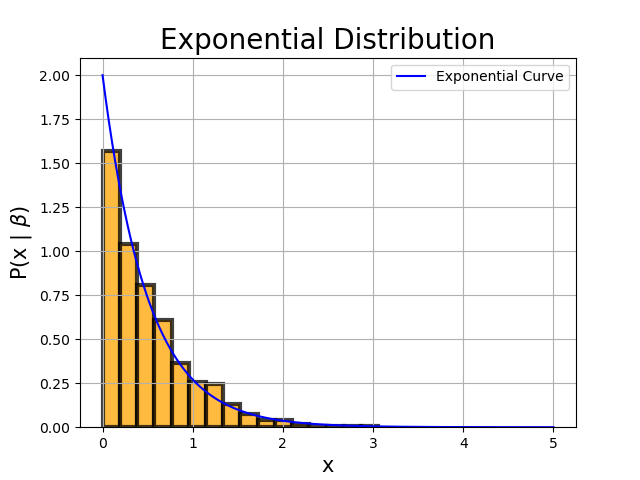

The script that drew this image:
#! /usr/bin/env python

#Creates Plot of Data

#import packages
import sys
import math
import numpy as np
import matplotlib.pyplot as plt

# import our Random class from python/Random.py file
sys.path.append(".")
import Random as rng

# main function
if __name__ == "__main__":
   
    haveInput = False

    for i in range(1,len(sys.argv)):
        if sys.argv[i] == '-h' or sys.argv[i] == '--help':
            continue

        InputFile = sys.argv[i]
        haveInput = True
    
    if '-h' in sys.argv or '--help' in sys.argv or not haveInput:
        print ("Usage: %s [options] [input file]" % sys.argv[0])
        print ("  options:")
        print ("   --help(-h)          print options")
        print ("   -Beta [float number]  Shape Parameter of the Exponential Distribution. Inverse of the rate parameter.")
        print
        sys.exit(1)
    
    Beta = 1.0
    
    if '-Beta' in sys.argv:
        p = sys.argv.index('-Beta')
        ptemp = float(sys.argv[p+1])
        Beta = ptemp
    
    data = [] # will turn 2D array into 1D array
    
    Nmeas = 1 #Will redefine later. 
    Nexp = 0 #will count 1 by 1. Each new line in data file is a new experiment.
    
    #Count total number of measurements and experiments
    with open(InputFile) as ifile:
        for line in ifile: #Each line is a new experiment. 
            lineVals = line.split() #Each experiment.
            Nmeas = len(lineVals) #Each experiment has Nmeas measurements.
            
            for v in lineVals: #each measurement in an experiment.
               val = float(v) 
               data.append(val) #each measurement in the 2D array gets fed into a 1D array.

            Nexp += 1 

    #Calculate total amount of measurements throughout all experiments
    Ntot = Nmeas * Nexp
   
    #Print out data to see if working correctly
    #print(data) 
    
#Create graph of data
    data = np.asarray(data)
    
    n, bins, patches = plt.hist(data, 16, edgecolor = 'black', linewidth = 3, density = True, facecolor = 'orange', alpha=0.75)
    
#Plot actual curve
    x = np.linspace(0, 5, 1000)
    y = []
    
    def f(x):
        f = 1/Beta * np.exp(-x/Beta)
        return f 
        
    for i in range(len(x)):
         y.append(f(x[i]))
    
    plt.plot(x, y, color = 'blue', label = 'Exponential Curve')
    
# plot formating options
    plt.xlabel('x', fontsize = 15) 
    plt.ylabel('P(x | $\\beta$)', fontsize = 15)
    plt.title('Exponential Distribution', fontsize = 20)
    
    plt.legend(loc = 'upper right')
    plt.grid(True)
    
    plt.show()
